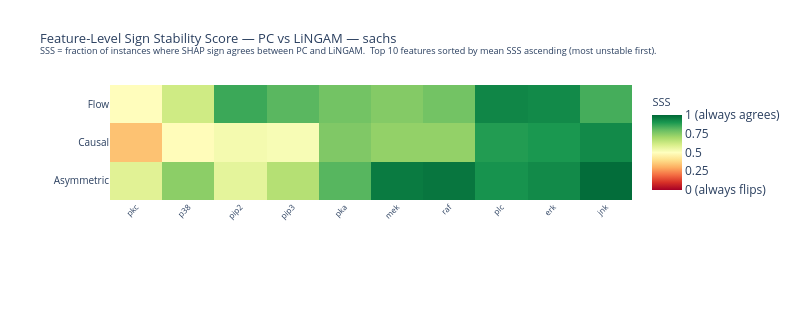
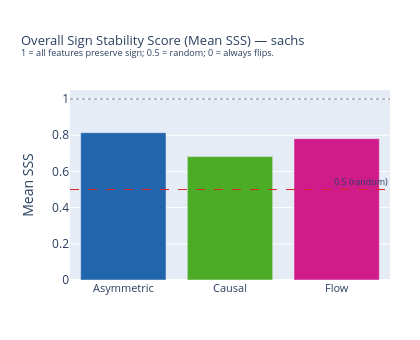

The notebook cell saved with these charts, in order:
### Markdown cell above
### 9.4. Sign Stability Score (SSS)

$$\text{SSS}(m,f) = \frac{1}{n}\sum_i \mathbf{1}\!\left[\text{sign}(\varphi^{(m,\text{PC})}_{i,f}) = \text{sign}(\varphi^{(m,\text{LiNGAM})}_{i,f})\right]$$

1 = sign always the same under PC and LiNGAM; 0 = always flips.

**Note:** Metrics already computed in section 4. Using pre-computed `sss_feat`.

### Code cell
# ── Metrics already computed in section 4 ─────────────────────────────────────
# Using pre-computed sss_feat

for meth, arr in sss_feat.items():
    print(f'{meth}: mean SSS = {np.nanmean(arr):.4f}  '
          f'min SSS = {np.nanmin(arr):.4f}  '
          f'features with SSS<0.5 = {(arr < 0.5).sum()}')

fig_sss = plot_sss_heatmap(
    sss_feat, feature_names, BASE_METHODS, DATASET,
    save_dir=PLOTS_DIR,
)

fig_sss_bar = plot_sss_bar(
    sss_feat, BASE_METHODS, METHOD_COLORS, DATASET,
    save_dir=PLOTS_DIR,
)

### Figure 1 — Plotly figure (JSON) as saved in the notebook; plotly's stock layout.template omitted (floating-point values rounded to 4 significant figures)
{"data": [{"colorbar": {"ticktext": ["0 (always flips)", "0.25", "0.5", "0.75", "1 (always agrees)"], "tickvals": [0, 0.25, 0.5, 0.75, 1], "title": {"font": {"size": 11}, "text": "SSS"}}, "colorscale": [[0, "rgb(165,0,38)"], [0.1, "rgb(215,48,39)"], [0.2, "rgb(244,109,67)"], [0.3, "rgb(253,174,97)"], [0.4, "rgb(254,224,139)"], [0.5, "rgb(255,255,191)"], [0.6, "rgb(217,239,139)"], [0.7, "rgb(166,217,106)"], [0.8, "rgb(102,189,99)"], [0.9, "rgb(26,152,80)"], [1, "rgb(0,104,55)"]], "hovertemplate": "<b>%{y}</b> — %{x}<br>SSS = %{z:.3f}<extra></extra>", "type": "heatmap", "x": ["pkc", "p38", "pip2", "pip3", "pka", "mek", "raf", "plc", "erk", "jnk"], "y": ["Asymmetric", "Causal", "Flow"], "z": [[0.58, 0.74, 0.57, 0.67, 0.82, 0.96, 0.97, 0.91, 0.93, 0.99], [0.34, 0.49, 0.53, 0.52, 0.76, 0.73, 0.73, 0.89, 0.9, 0.93], [0.4948, 0.62, 0.8571, 0.8161, 0.78, 0.7526, 0.78, 0.9375, 0.93, 0.8434]], "zmax": 1, "zmin": 0}], "layout": {"height": 310, "margin": {"b": 110, "l": 110, "r": 80, "t": 85}, "title": {"font": {"size": 13}, "text": "Feature-Level Sign Stability Score — PC vs LiNGAM — sachs<br><sup>SSS = fraction of instances where SHAP sign agrees between PC and LiNGAM.  Top 10 features sorted by mean SSS ascending (most unstable first).</sup>"}, "width": 800, "xaxis": {"side": "bottom", "tickangle": -45, "tickfont": {"size": 8}}, "yaxis": {"tickfont": {"size": 10}}}}

### Figure 2 — Plotly figure (JSON) as saved in the notebook; plotly's stock layout.template omitted (floating-point values rounded to 4 significant figures)
{"data": [{"hovertemplate": "<b>Asymmetric</b><br>Mean SSS = %{y:.4f}<extra></extra>", "marker": {"color": "#2166ac"}, "name": "Asymmetric", "type": "bar", "x": ["Asymmetric"], "y": [0.814]}, {"hovertemplate": "<b>Causal</b><br>Mean SSS = %{y:.4f}<extra></extra>", "marker": {"color": "#4dac26"}, "name": "Causal", "type": "bar", "x": ["Causal"], "y": [0.682]}, {"hovertemplate": "<b>Flow</b><br>Mean SSS = %{y:.4f}<extra></extra>", "marker": {"color": "#d01c8b"}, "name": "Flow", "type": "bar", "x": ["Flow"], "y": [0.7812]}], "layout": {"annotations": [{"font": {"size": 9}, "showarrow": false, "text": "0.5 (random)", "x": 1, "xanchor": "right", "xref": "x domain", "y": 0.5, "yanchor": "bottom", "yref": "y"}], "height": 340, "margin": {"b": 60, "l": 70, "r": 30, "t": 90}, "shapes": [{"line": {"color": "gray", "dash": "dot", "width": 1}, "type": "line", "x0": 0, "x1": 1, "xref": "x domain", "y0": 1, "y1": 1, "yref": "y"}, {"line": {"color": "#d62728", "dash": "dash", "width": 1}, "type": "line", "x0": 0, "x1": 1, "xref": "x domain", "y0": 0.5, "y1": 0.5, "yref": "y"}], "showlegend": false, "title": {"font": {"size": 13}, "text": "Overall Sign Stability Score (Mean SSS) — sachs<br><sup>1 = all features preserve sign; 0.5 = random; 0 = always flips.</sup>"}, "width": 420, "xaxis": {"tickfont": {"size": 11}}, "yaxis": {"range": [0, 1.05], "title": {"text": "Mean SSS"}}}}
